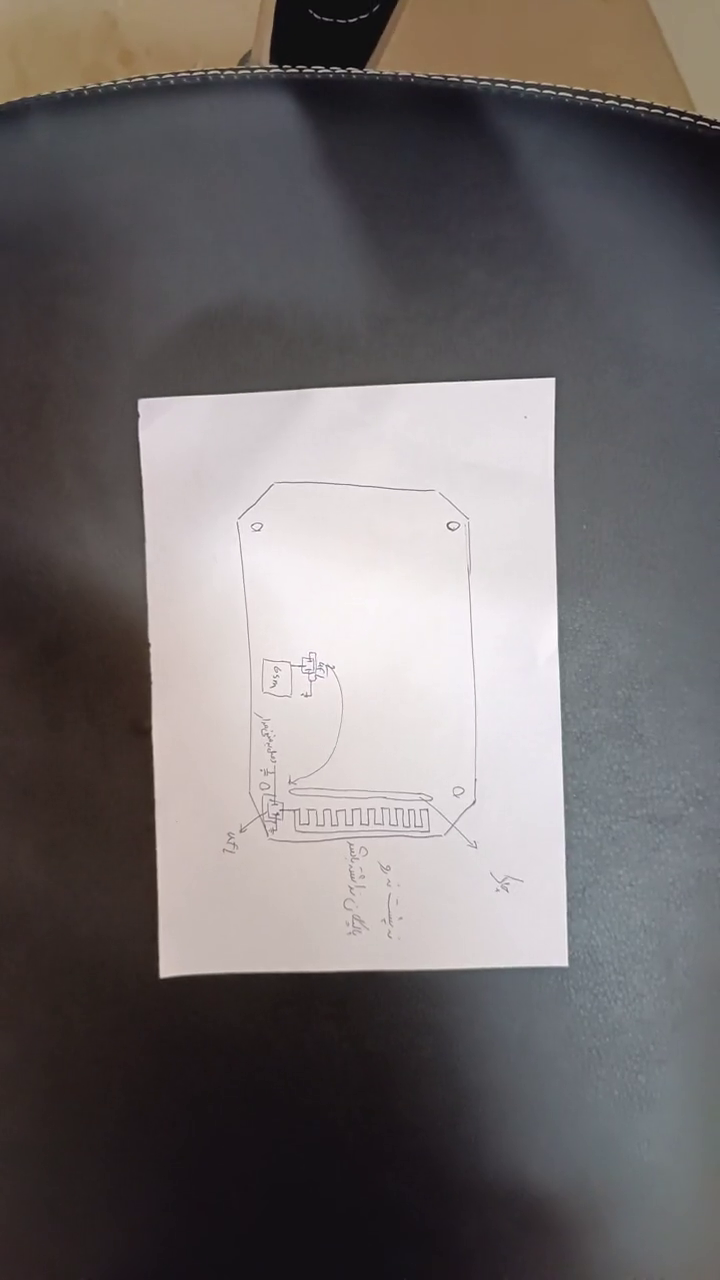
#> input picture frame 15 of docs scanner(videos)/videos/video1.mp4, 720 x 1280 px
$ jupyter execute scanner.ipynb   (older library calls are emulated)
#> lines starting #> are read from the running program, lines starting #| are printed output that depends on the picture; after the words box and inside, x2 and y2 are one past the last pixel; in counts of white or black regions, pixels touching at a corner belong together; pictures that were not available may be replaced by others from this repository, and a replacement may not be noted
#> further down, frame is the input picture: shape (1280, 720, 3); mean B, G, R 107.9, 107.4, 112.7
[cell 1]
import numpy as np
import cv2
import matplotlib.pyplot as plt

[cell 2]
def order_points(pts):
    pts = pts.reshape(4, 2).astype(np.float32)

    rect = np.zeros((4, 2), dtype=np.float32)

    s = pts.sum(axis=1)
    rect[0] = pts[np.argmin(s)]      # top-left
    rect[2] = pts[np.argmax(s)]      # bottom-right

    diff = np.diff(pts, axis=1)
    rect[1] = pts[np.argmin(diff)]   # top-right
    rect[3] = pts[np.argmax(diff)]   # bottom-left

    return rect


def warp_paper(image, pts, out_size=(500, 700)):
    if image is None or pts is None:
        return None

    ordered_cords = order_points(pts)

    pts1 = np.float32(ordered_cords)

    w, h = out_size
    pts2 = np.float32([
        [0, 0],      # top-left
        [w, 0],      # top-right
        [w, h],      # bottom-right
        [0, h]       # bottom-left
    ])

    M = cv2.getPerspectiveTransform(pts1, pts2)
    warped = cv2.warpPerspective(image, M, (w, h))

    return warped


def correct_light_and_sharpness(image):
    channels = cv2.split(image)
    clahe = cv2.createCLAHE(clipLimit=2.0, tileGridSize=(8, 8))

    equalized_channels = [clahe.apply(ch) for ch in channels]
    equalized_image = cv2.merge(equalized_channels)

    kernel = np.array([
        [0, -1, 0],
        [-1, 5, -1],
        [0, -1, 0]
    ])

    sharpened_equalized_image = cv2.filter2D(equalized_image, -1, kernel)

    return equalized_image, sharpened_equalized_image


def remove_shadows(warped):
    img = cv2.cvtColor(warped, cv2.COLOR_BGR2GRAY)

    kernel = cv2.getStructuringElement(cv2.MORPH_ELLIPSE, (21, 21))
    background = cv2.morphologyEx(img, cv2.MORPH_CLOSE, kernel)

    result = cv2.divide(img, background, scale=255)

    result = cv2.adaptiveThreshold( result, 255, cv2.ADAPTIVE_THRESH_GAUSSIAN_C, cv2.THRESH_BINARY, 15, 10 )

    return result

def show_processing_results(original, warped_paper, equalized_image, sharpened_image, shadow_removed_image):
    plt.figure(figsize=(16, 10))

    plt.subplot(151)
    plt.imshow(original[..., ::-1])
    plt.title("Detected Paper")
    plt.axis("off")

    plt.subplot(152)
    plt.imshow(warped_paper[..., ::-1])
    plt.title("Perspective Warped")
    plt.axis("off")

    plt.subplot(153)
    plt.imshow(equalized_image[..., ::-1])
    plt.title("Light Corrected")
    plt.axis("off")

    plt.subplot(154)
    plt.imshow(sharpened_image[..., ::-1])
    plt.title("Sharpened")
    plt.axis("off")

    plt.subplot(155)
    plt.imshow(shadow_removed_image, cmap="gray")
    plt.title("Shadow Removed")
    plt.axis("off")

    plt.tight_layout()
    plt.show()

[cell 3]
# scenario 1
import cv2
import numpy as np
import matplotlib.pyplot as plt

def angle_between(p1, p2, p0):
    dx1, dy1 = p1[0] - p0[0], p1[1] - p0[1]
    dx2, dy2 = p2[0] - p0[0], p2[1] - p0[1]
    mag1 = (dx1 ** 2 + dy1 ** 2) ** 0.5
    mag2 = (dx2 ** 2 + dy2 ** 2) ** 0.5
    if mag1 * mag2 == 0:
        return 0
    cos_angle = (dx1 * dx2 + dy1 * dy2) / (mag1 * mag2)
    return np.degrees(np.arccos(np.clip(cos_angle, -1, 1)))


def rectangle_score(approx, frame_area):
    area = cv2.contourArea(approx)
    if area < 1500:
        return None

    area_ratio = area / frame_area
    if area_ratio < 0.01 or area_ratio > 0.95:
        return None

    pts = approx.reshape(4, 2).astype(np.float32)

    angle_devs = []
    for i in range(4):
        p0 = pts[i]
        p1 = pts[(i - 1) % 4]
        p2 = pts[(i + 1) % 4]
        ang = angle_between(p1, p2, p0)
        angle_devs.append(abs(90 - ang))
    angle_penalty = float(np.mean(angle_devs))

    if angle_penalty > 35:
        return None

    rect = cv2.minAreaRect(approx)
    (w, h) = rect[1]
    if w == 0 or h == 0:
        return None

    rect_area = w * h
    extent = area / rect_area

    aspect_ratio = max(w, h) / min(w, h)
    if aspect_ratio > 5:
        return None

    score = (extent * 100) - angle_penalty - (aspect_ratio * 2)
    return score


def find_document_contour(frame):
    height, width = frame.shape[:2]
    new_width = 800
    scale = new_width / width
    new_height = int(height * scale)
    resized = cv2.resize(frame, (new_width, new_height))
    ratio_x = frame.shape[1] / resized.shape[1]
    ratio_y = frame.shape[0] / resized.shape[0]

    gray = cv2.cvtColor(resized, cv2.COLOR_BGR2GRAY)
    blurred = cv2.GaussianBlur(gray, (5, 5), 0)
    edged = cv2.Canny(blurred, 75, 200)
#> edged: shape (1422, 800); 0.67% white in thin lines or dots, all inside (x1, y1, x2, y2) = (0, 0, 800, 1087)

    kernel = np.ones((5, 5), np.uint8)
    edged = cv2.dilate(edged, kernel, iterations=1)
#> edged: shape (1422, 800); 3% white; 9 white regions, largest, box (x1, y1, x2, y2) and area: (151, 417, 634, 1089) 11431, (0, 0, 800, 146) 10226, (298, 861, 532, 942) 7911
    edged = cv2.erode(edged, kernel, iterations=1)
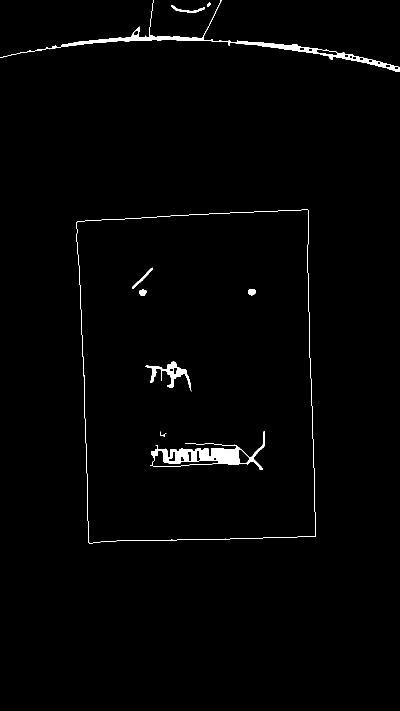
#> edged: shape (1422, 800) (shown at 1/2 size); 1.2% white; 10 white regions

    contours, _ = cv2.findContours(edged.copy(), cv2.RETR_EXTERNAL, cv2.CHAIN_APPROX_SIMPLE)
#> contours = 4 contours; box (x1, y1, x2, y2) and area: (153, 419, 632, 1087) 295552, (0, 0, 800, 144) 4659, (343, 10, 410, 26) 206, (414, 5, 422, 13) 31
    contours = sorted(contours, key=cv2.contourArea, reverse=True)[:15]  # کمی بیشتر بررسی کن

    frame_area = resized.shape[0] * resized.shape[1]

    best_approx = None
    best_score = -np.inf

    for contour in contours:
        peri = cv2.arcLength(contour, True)
        approx = cv2.approxPolyDP(contour, 0.02 * peri, True)

        if len(approx) != 4:
            continue

        score = rectangle_score(approx, frame_area)
        if score is None:
            continue

        if score > best_score:
            best_score = score
            best_approx = approx
#> this loop made 4 passes
#> peri on passes 2 to 4: 2135.3, 154.3, 22.14
#> after the loop, best_score = 94.51

    document_contour = best_approx
#> document_contour = [[615, 419], [153, 444], [178, 1086], [631, 1072]]

    if document_contour is not None:
        document_contour = document_contour.astype(np.float32)
        document_contour[:, 0, 0] *= ratio_x
        document_contour[:, 0, 1] *= ratio_y
        document_contour = document_contour.astype(np.int32)
#> document_contour = [[553, 377], [137, 399], [160, 977], [567, 964]]

    if document_contour is not None:
        returned_score = best_score
#> returned_score = 94.51
    else:
        returned_score = -np.inf

    return document_contour, edged, returned_score


cap = cv2.VideoCapture("./videos/video1.mp4")

best_overall_score = -np.inf
best_overall_frame = None
best_overall_contour = None

while True:
    ret, frame = cap.read()
    if not ret:
        break

    contour, edged, score = find_document_contour(frame)
#> contour = [[553, 377], [137, 399], [160, 977], [567, 964]]; score = 94.51
    display = frame.copy()

    if contour is not None:
        cv2.drawContours(display, [contour], -1, (0, 255, 0), 3)
#> display: shape (1280, 720, 3); 1.08% of pixels changed, all inside (x1, y1, x2, y2) = (135, 375, 570, 980)

        if score > best_overall_score:
            best_overall_score = score
#> best_overall_score = 94.51
            best_overall_frame = frame.copy()
            best_overall_contour = contour
#> best_overall_contour = [[553, 377], [137, 399], [160, 977], [567, 964]]

    cv2.imshow("Video", display)
    cv2.imshow("Edges", edged)

    key = cv2.waitKey(30) & 0xFF
#> (key q is pressed here)
    if key == ord('q'):
        break
    elif key == ord('p'):
        cv2.waitKey(0)

cap.release()
cv2.destroyAllWindows()

if best_overall_frame is not None:
    corner_points = order_points(best_overall_contour)
#> in order_points, `s = pts.sum(axis=1)`: s = [930, 536, 1137, 1531]
#> in order_points, `diff = np.diff(pts, axis=1)`: diff = [-176, 262, 817, 397]
#> corner_points = [[137, 399], [553, 377], [567, 964], [160, 977]]

    print("Corner Points:")
    print(corner_points)
#| [[137. 399.]
#|  [553. 377.]
#|  [567. 964.]
#|  [160. 977.]]

    best_display = best_overall_frame.copy()
    cv2.drawContours(best_display, [best_overall_contour], -1, (0, 255, 0), 3)

    for point in corner_points:
        x, y = point.astype(int)
        cv2.circle(best_display, (x, y), 8, (0, 0, 255), -1)
#> this loop made 4 passes
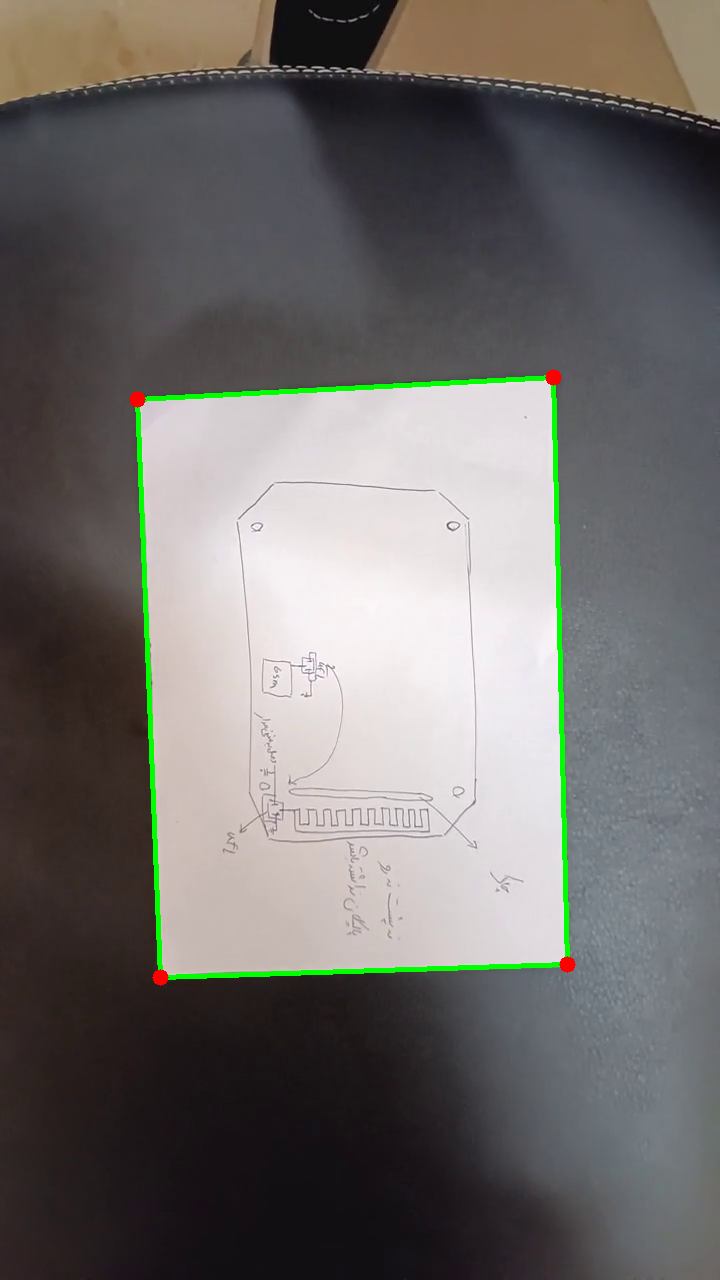
#> best_display: shape (1280, 720, 3); mean B, G, R 106.3, 108.6, 111.3

    best_display_rgb = cv2.cvtColor(best_display, cv2.COLOR_BGR2RGB)

    plt.figure(figsize=(10, 8))
    plt.imshow(best_display_rgb)
    plt.title(f"Best Frame (score = {best_overall_score:.2f})")
    plt.axis("off")
    plt.show()
else:
    print("no paper found")

[cell 4]
warped_paper = warp_paper(best_overall_frame, corner_points, out_size=(500, 700))
#> in warp_paper, `M = cv2.getPerspectiveTransform(pts1, pts2)`: M = [[1.2, -0.0479, -145.8], [0.0618, 1.17, -474.8], [3.37e-05, -3.92e-05, 1]]

equalized_image, sharpened_image = correct_light_and_sharpness(warped_paper)
#> in correct_light_and_sharpness, `equalized_channels = [clahe.apply(ch) for ch in channels]`: equalized_channels = 3 items

shadow_removed_image = remove_shadows(sharpened_image)

show_processing_results( best_display, warped_paper, equalized_image, sharpened_image, shadow_removed_image )
#> in show_processing_results, `plt.show()`:
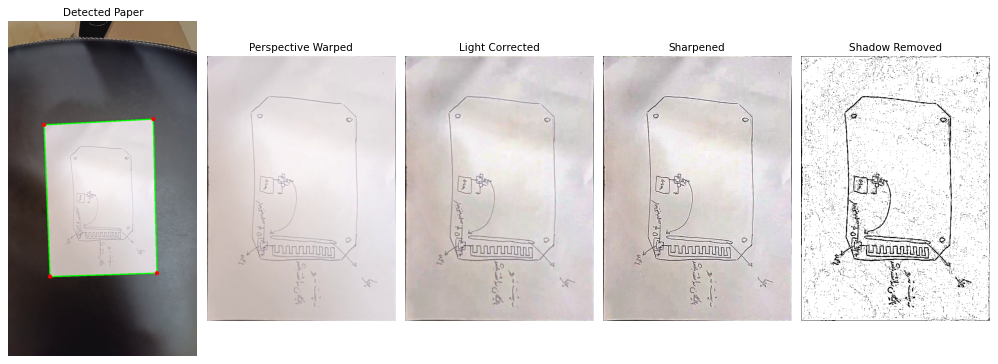
#> figure drawn by matplotlib, 5 panels

[cell 5]
# scenario 2
import cv2
import numpy as np
import matplotlib.pyplot as plt


def rectangle_score(top_left, bottom_right, frame_shape):
    w = bottom_right[0] - top_left[0]
    h = bottom_right[1] - top_left[1]

    if w <= 0 or h <= 0:
        return None

    area = w * h
    frame_area = frame_shape[0] * frame_shape[1]
    area_ratio = area / frame_area

    if area_ratio < 0.01 or area_ratio > 0.95:
        return None

    aspect_ratio = max(w, h) / min(w, h)
    if aspect_ratio > 5:
        return None

    score = (area_ratio * 100) - (aspect_ratio * 2)
    return score


def find_document_corners(frame):
    height, width = frame.shape[:2]
    new_width = 800
    scale = new_width / width
    new_height = int(height * scale)
#> new_height = 1422
    resized = cv2.resize(frame, (new_width, new_height))
    ratio_x = frame.shape[1] / resized.shape[1]
    ratio_y = frame.shape[0] / resized.shape[0]

    lab = cv2.cvtColor(resized, cv2.COLOR_BGR2LAB)
#> lab: shape (1422, 800, 3); mean of channels 0, 1, 2 112.9, 130.3, 128.5
    l, a, b = cv2.split(lab)

    clahe = cv2.createCLAHE(clipLimit=3.0, tileGridSize=(8, 8))
    l_eq = clahe.apply(l)

    blurred = cv2.GaussianBlur(l_eq, (5, 5), 0)

    grad_x = cv2.Sobel(blurred, cv2.CV_64F, 1, 0, ksize=3)
    grad_y = cv2.Sobel(blurred, cv2.CV_64F, 0, 1, ksize=3)
    grad = cv2.magnitude(grad_x, grad_y)
    grad = np.uint8(np.clip(grad, 0, 255))

    _, edged = cv2.threshold(grad, 40, 255, cv2.THRESH_BINARY)
#> edged: shape (1422, 800); 6.7% white; 695 white regions (516 under 20 px), largest, box (x1, y1, x2, y2) and area: (261, 533, 533, 1041) 20895, (149, 414, 720, 1138) 18835, (0, 0, 800, 150) 15435

    kernel = np.ones((7, 7), np.uint8)
    edged = cv2.morphologyEx(edged, cv2.MORPH_CLOSE, kernel, iterations=2)
#> edged: shape (1422, 800); 11.3% white; 69 white regions (50 under 20 px)

    contours, _ = cv2.findContours(edged.copy(), cv2.RETR_EXTERNAL, cv2.CHAIN_APPROX_SIMPLE)
#> contours = 63 contours, 50 with area under 20; largest, box (x1, y1, x2, y2) and area: (147, 414, 800, 1235) 367074, (0, 0, 800, 152) 20575, (646, 620, 674, 652) 200, (140, 52, 163, 61) 80, (793, 470, 800, 490) 72

    h, w = resized.shape[:2]
    frame_area = h * w
    min_contour_area = 0.005 * frame_area

    valid_contours = []
    for cnt in contours:
        if cv2.contourArea(cnt) > min_contour_area:
            valid_contours.append(cnt)
#> this loop made 63 passes
#> cnt on passes 1, 3, 4, 5, 6, 7, 8, 9: [[559, 1419], [559, 1421], [560, 1421], [560, 1419]], [[715, 1285], [715, 1288]], [[718, 1267], [718, 1274], [719, 1273], [719, 1268]], [[448, 1162], [448, 1164]], [[380, 1162], [380, 1163]], [[460, 1157]], [[370, 1152], [371, 1153], [371, 1152]], [[791, 949]]
#> after the loop, valid_contours = 2 contours; box (x1, y1, x2, y2) and area: (147, 414, 800, 1235) 367074, (0, 0, 800, 152) 20575

    top_left = None
    bottom_right = None

    if len(valid_contours) > 0:
        all_pts = []

        for cnt in valid_contours:
            all_pts.append(cnt.reshape(-1, 2))
#> this loop made 2 passes
#> after the loop, all_pts = 2 items

        all_pts = np.concatenate(all_pts)
#> all_pts = 1428 pairs, first value 0 to 799, second value 0 to 1234
        s_all = all_pts[:, 0] + all_pts[:, 1]
#> s_all = 1428 values, max 1950 at index 305, min 111 at index 759, mean 924.9

        low_thresh = np.percentile(s_all, 1)
#> low_thresh = 136
        high_thresh = np.percentile(s_all, 99)
#> high_thresh = 1934.5

        candidates_tl = all_pts[s_all <= low_thresh]
#> candidates_tl = 16 rows, first 8: [33, 103], [32, 104], [18, 106], [17, 107], [13, 107], [12, 108], [12, 109], [11, 110]
        candidates_br = all_pts[s_all >= high_thresh]
#> candidates_br = 15 rows, first 8: [709, 1232], [710, 1233], [713, 1233], [714, 1234], [716, 1232], [718, 1232], [718, 1220], [719, 1219]

        top_left = candidates_tl[np.argmin(candidates_tl[:, 0] + candidates_tl[:, 1])]
#> top_left = [0, 111]
        bottom_right = candidates_br[np.argmax(candidates_br[:, 0] + candidates_br[:, 1])]
#> bottom_right = [718, 1232]

        top_left = (int(top_left[0] * ratio_x), int(top_left[1] * ratio_y))
#> top_left = (0, 99)
        bottom_right = (int(bottom_right[0] * ratio_x), int(bottom_right[1] * ratio_y))
#> bottom_right = (646, 1108)

    return top_left, bottom_right, edged

def get_rectangle_corners(top_left, bottom_right):
    x1, y1 = top_left
    x2, y2 = bottom_right

    corners = np.array([
        [x1, y1],  # top-left
        [x2, y1],  # top-right
        [x2, y2],  # bottom-right
        [x1, y2]   # bottom-left
    ], dtype=np.float32)

    return corners

cap = cv2.VideoCapture("./videos/video4.mp4")

best_overall_score = -np.inf
best_overall_frame = None
best_overall_tl = None
best_overall_br = None

while True:
    ret, frame = cap.read()
    if not ret:
        break

    top_left, bottom_right, edged = find_document_corners(frame)
#> top_left = (0, 99); bottom_right = (646, 1108)
    display = frame.copy()

    if top_left is not None and bottom_right is not None:
        cv2.rectangle(display, top_left, bottom_right, (0, 255, 0), 3)
#> display: shape (1280, 720, 3); 1.58% of pixels changed, all inside (x1, y1, x2, y2) = (0, 97, 649, 1111)
        cv2.circle(display, top_left, 8, (255, 0, 0), -1)
#> display: shape (1280, 720, 3); mean B, G, R 106.8, 110.4, 111.6
        cv2.circle(display, bottom_right, 8, (0, 0, 255), -1)
#> display: shape (1280, 720, 3); mean B, G, R 106.8, 110.3, 111.6

        score = rectangle_score(top_left, bottom_right, frame.shape)
#> in rectangle_score, `w = bottom_right[0] - top_left[0]`: w = 646
#> in rectangle_score, `h = bottom_right[1] - top_left[1]`: h = 1009
#> in rectangle_score, `area = w * h`: area = 651814
#> in rectangle_score, `area_ratio = area / frame_area`: area_ratio = 0.707
#> in rectangle_score, `aspect_ratio = max(w, h) / min(w, h)`: aspect_ratio = 1.56
#> in rectangle_score, `score = (area_ratio * 100) - (aspect_ratio * 2)`: score = 67.6
#> score = 67.6
        if score is not None and score > best_overall_score:
            best_overall_score = score
#> best_overall_score = 67.6
            best_overall_frame = frame.copy()
            best_overall_tl = top_left
#> best_overall_tl = (0, 99)
            best_overall_br = bottom_right
#> best_overall_br = (646, 1108)

    cv2.imshow("Video", display)
    cv2.imshow("Edges", edged)

    key = cv2.waitKey(30) & 0xFF
#> (key q is pressed here)
    if key == ord('q'):
        break
    elif key == ord('p'):
        cv2.waitKey(0)

cap.release()
cv2.destroyAllWindows()

if best_overall_frame is not None:
    corner_points = get_rectangle_corners(best_overall_tl, best_overall_br)
#> in get_rectangle_corners, `x1, y1 = top_left`: x1 = 0; y1 = 99
#> in get_rectangle_corners, `x2, y2 = bottom_right`: x2 = 646; y2 = 1108
#> in get_rectangle_corners, `corners = np.array([ [x1, y1],`: corners = [[0, 99], [646, 99], [646, 1108], [0, 1108]]
#> corner_points = [[0, 99], [646, 99], [646, 1108], [0, 1108]]

    print("Corner Points:")
    print(corner_points)
#| [[   0.   99.]
#|  [ 646.   99.]
#|  [ 646. 1108.]
#|  [   0. 1108.]]

    best_display = best_overall_frame.copy()
    cv2.rectangle(best_display, best_overall_tl, best_overall_br, (0, 255, 0), 3)

    for point in corner_points:
        x, y = point.astype(int)
        cv2.circle(best_display, (x, y), 8, (0, 0, 255), -1)
#> this loop made 4 passes
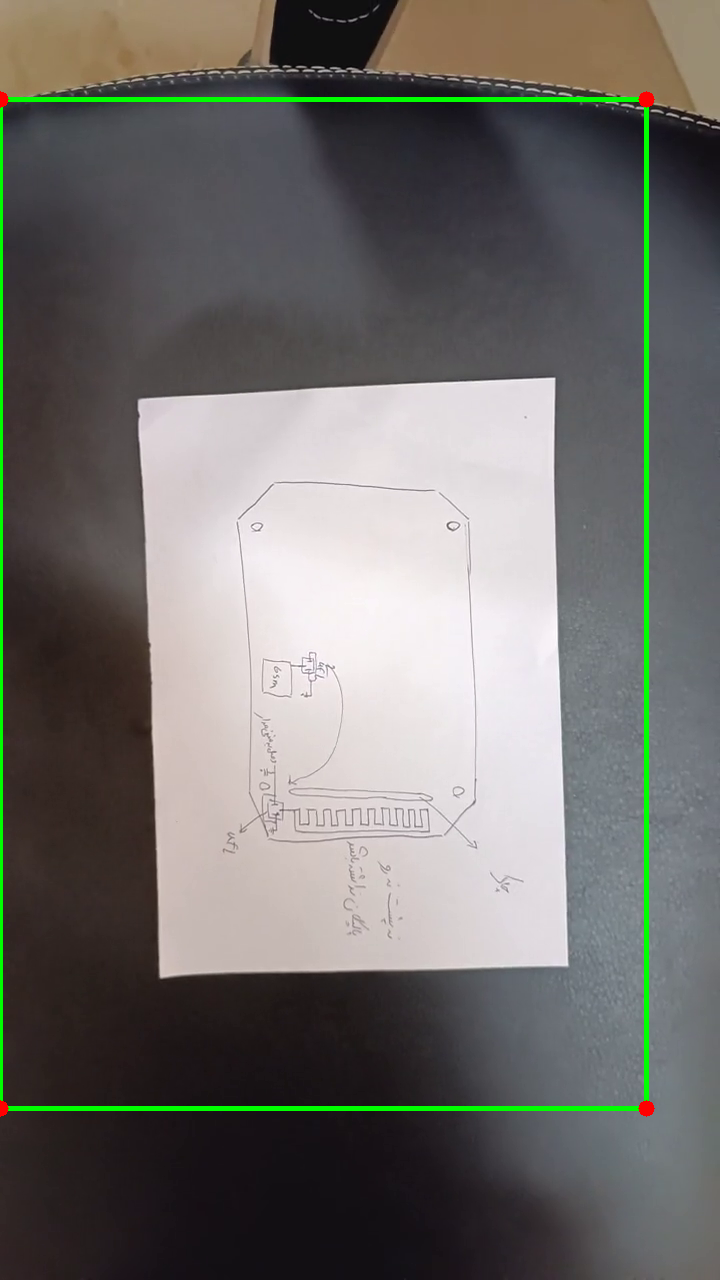
#> best_display: shape (1280, 720, 3); mean B, G, R 106.7, 110.3, 111.7

    best_display_rgb = cv2.cvtColor(best_display, cv2.COLOR_BGR2RGB)

    plt.figure(figsize=(10, 8))
    plt.imshow(best_display_rgb)
    plt.title(f"Best Frame (score = {best_overall_score:.2f})")
    plt.axis("off")
    plt.show()
else:
    print("no paper found")

[cell 6]
warped_paper = warp_paper(best_overall_frame, corner_points, out_size=(500, 700))
#> call 2 of warp_paper, with pts = array of shape (4, 2), out_size = (500, 700)
#> in warp_paper (call 2), `M = cv2.getPerspectiveTransform(pts1, pts2)`: M = [[0.774, 0, 0], [2.2e-17, 0.694, -68.68], [1.1e-19, 0, 1]]
#> in warp_paper (call 2), `warped = cv2.warpPerspective(image, M, (w, h))`:
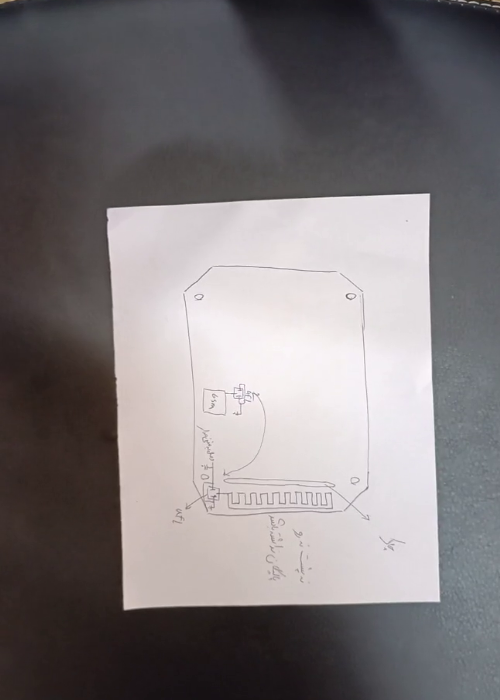
#> warped: shape (700, 500, 3); mean B, G, R 123, 121.2, 126.3

equalized_image, sharpened_image = correct_light_and_sharpness(warped_paper)
#> (the rest of the program and of its run is left out)
